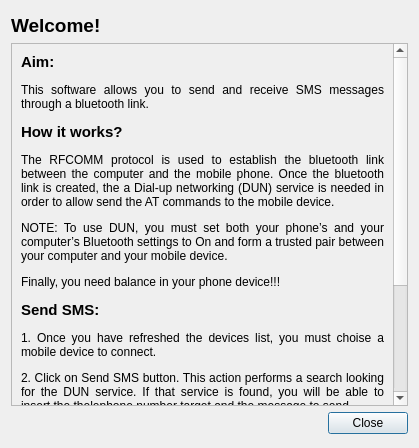
<?xml version="1.0" encoding="UTF-8"?>
<ui version="4.0">
 <class>Help</class>
 <widget class="QDialog" name="Help">
  <property name="geometry">
   <rect>
    <x>0</x>
    <y>0</y>
    <width>419</width>
    <height>448</height>
   </rect>
  </property>
  <property name="windowTitle">
   <string>Help</string>
  </property>
  <property name="windowOpacity">
   <double>1.000000000000000</double>
  </property>
  <property name="modal">
   <bool>true</bool>
  </property>
  <layout class="QVBoxLayout" name="verticalLayout">
   <property name="leftMargin">
    <number>11</number>
   </property>
   <property name="topMargin">
    <number>14</number>
   </property>
   <property name="rightMargin">
    <number>11</number>
   </property>
   <property name="bottomMargin">
    <number>14</number>
   </property>
   <item>
    <widget class="QLabel" name="label">
     <property name="text">
      <string>&lt;html&gt;&lt;head/&gt;&lt;body&gt;&lt;p&gt;&lt;span style=&quot; font-size:14pt; font-weight:600;&quot;&gt;Welcome!&lt;/span&gt;&lt;/p&gt;&lt;/body&gt;&lt;/html&gt;</string>
     </property>
    </widget>
   </item>
   <item>
    <widget class="QScrollArea" name="scrollArea">
     <property name="widgetResizable">
      <bool>true</bool>
     </property>
     <widget class="QWidget" name="scrollAreaWidgetContents">
      <property name="geometry">
       <rect>
        <x>0</x>
        <y>-214</y>
        <width>377</width>
        <height>570</height>
       </rect>
      </property>
      <layout class="QVBoxLayout" name="verticalLayout_2">
       <item>
        <widget class="QLabel" name="label_2">
         <property name="text">
          <string>&lt;html&gt;&lt;head/&gt;&lt;body&gt;&lt;p align=&quot;justify&quot;&gt;&lt;span style=&quot; font-size:11pt; font-weight:600;&quot;&gt;Aim:&lt;/span&gt;&lt;/p&gt;&lt;p align=&quot;justify&quot;&gt;This software allows you to send and receive SMS messages through a bluetooth link.&lt;/p&gt;&lt;p align=&quot;justify&quot;&gt;&lt;span style=&quot; font-size:11pt; font-weight:600;&quot;&gt;How it works?&lt;/span&gt;&lt;/p&gt;&lt;p align=&quot;justify&quot;&gt;The RFCOMM protocol is used to establish the bluetooth link between the computer and the mobile phone. Once the bluetooth link is created, the a Dial-up networking (DUN) service is needed in order to allow send the AT commands to the mobile device.&lt;/p&gt;&lt;p align=&quot;justify&quot;&gt;NOTE: To use DUN, you must set both your phone’s and your computer’s Bluetooth settings to On and form a trusted pair between your computer and your mobile device.&lt;/p&gt;&lt;p align=&quot;justify&quot;&gt;Finally, you need balance in your phone device!!!&lt;/p&gt;&lt;p align=&quot;justify&quot;&gt;&lt;span style=&quot; font-size:11pt; font-weight:600;&quot;&gt;Send SMS:&lt;/span&gt;&lt;/p&gt;&lt;p align=&quot;justify&quot;&gt;1. Once you have refreshed the devices list, you must choise a mobile device to connect.&lt;/p&gt;&lt;p align=&quot;justify&quot;&gt;2. Click on Send SMS button. This action performs a search looking for the DUN service. If that service is found, you will be able to insert the thelephone number target and the message to send.&lt;/p&gt;&lt;p align=&quot;justify&quot;&gt;3. When done, press the Ok button.&lt;/p&gt;&lt;p align=&quot;justify&quot;&gt;&lt;span style=&quot; font-size:11pt; font-weight:600;&quot;&gt;Receive SMS:&lt;/span&gt;&lt;/p&gt;&lt;p align=&quot;justify&quot;&gt;1. Once you have refressed the devices list, you must choose a mobile device to connect.&lt;/p&gt;&lt;p align=&quot;justify&quot;&gt;2. Click on Inbox button. This action performs a search looking the DUN service. If that service is found, the SMS messages will be listed.&lt;/p&gt;&lt;/body&gt;&lt;/html&gt;</string>
         </property>
         <property name="alignment">
          <set>Qt::AlignLeading|Qt::AlignLeft|Qt::AlignTop</set>
         </property>
         <property name="wordWrap">
          <bool>true</bool>
         </property>
        </widget>
       </item>
      </layout>
     </widget>
    </widget>
   </item>
   <item>
    <widget class="QDialogButtonBox" name="buttonBox">
     <property name="orientation">
      <enum>Qt::Horizontal</enum>
     </property>
     <property name="standardButtons">
      <set>QDialogButtonBox::Close</set>
     </property>
    </widget>
   </item>
  </layout>
 </widget>
 <resources/>
 <connections>
  <connection>
   <sender>buttonBox</sender>
   <signal>accepted()</signal>
   <receiver>Help</receiver>
   <slot>accept()</slot>
   <hints>
    <hint type="sourcelabel">
     <x>248</x>
     <y>254</y>
    </hint>
    <hint type="destinationlabel">
     <x>157</x>
     <y>274</y>
    </hint>
   </hints>
  </connection>
  <connection>
   <sender>buttonBox</sender>
   <signal>rejected()</signal>
   <receiver>Help</receiver>
   <slot>reject()</slot>
   <hints>
    <hint type="sourcelabel">
     <x>316</x>
     <y>260</y>
    </hint>
    <hint type="destinationlabel">
     <x>286</x>
     <y>274</y>
    </hint>
   </hints>
  </connection>
 </connections>
</ui>
